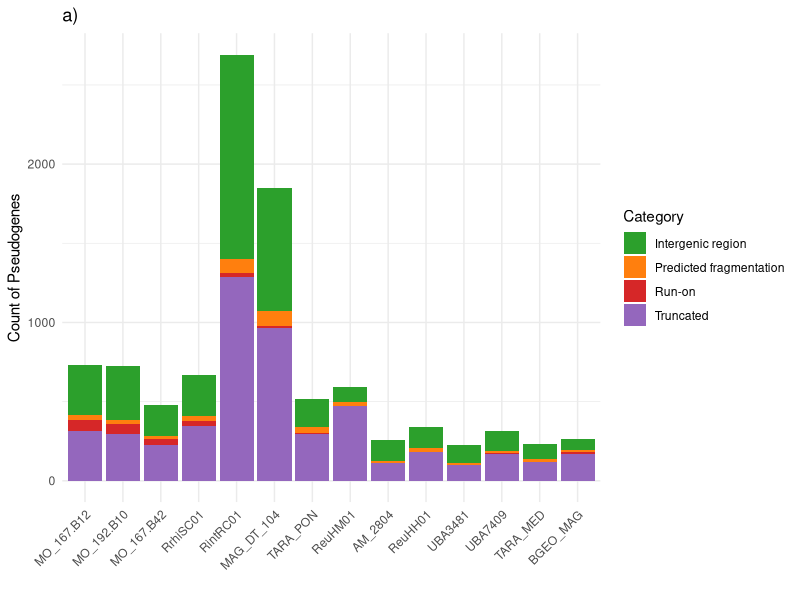
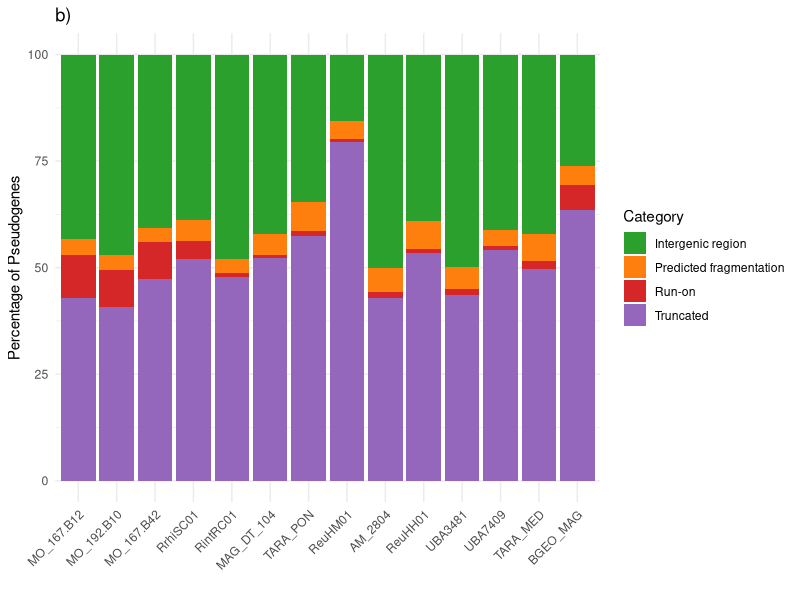

Here is the R script that generated these plots, in order: (Note: this script raises an error after producing the figures.)
## ---- chunk 1
library(ggplot2)
library(dplyr)
## ---- chunk 2

Pseudos <- read.delim("category_statistics.tsv", sep = "\t", header = TRUE)

# Create a named vector that maps long names to short names
name_map <- c(
  "GCA_030065255.1_ASM3006525v1_genomic.pseudofinder_pseudos.gff" = "MO_167.B42",
  "GCA_000613065.1_RintRC_1_genomic.pseudofinder_pseudos.gff" = "RintRC01",
  "TARA_PON_109_MAG_00086.pseudofinder_pseudos.gff" = "TARA_PON",
  "GCF_000350125.1_ASM35012v1_genomic.pseudofinder_pseudos.gff" = "ReuHM01",
  "TARA_MED_95_MAG_00146.pseudofinder_pseudos.gff" = "TARA_MED",
  "GCA_002377925.1_ASM237792v1_genomic.pseudofinder_pseudos.gff" = "UBA3481",
  "GCA_030065055.1_ASM3006505v1_genomic.pseudofinder_pseudos.gff" = "MO_192.B10",
  "GCA_013214565.1_ASM1321456v1_genomic.pseudofinder_pseudos.gff" = "MAG_DT_104",
  "GCF_000350105.1_ASM35010v1_genomic.pseudofinder_pseudos.gff" = "ReuHH01",
  "GCA_900299445.1_Richelia_intracellularis_AM_2804_genomic.pseudofinder_pseudos.gff" = "AM_2804",
  "GCA_030066045.1_ASM3006604v1_genomic.pseudofinder_pseudos.gff" = "MO_167.B12",
  "GCF_900185595.1_CalSC01_2013_genomic.pseudofinder_pseudos.gff" = "RrhiSC01",
  "BGEO_SAMN07136523_METAG_IKJKMCAK.pseudofinder_pseudos.gff" = "BGEO_MAG",
  "GCA_002470035.1_ASM247003v1_genomic.pseudofinder_pseudos.gff" = "UBA7409"
)

# Replace long names with short names using the map
Pseudos <- Pseudos %>%
  mutate(GFF_File = name_map[GFF_File])

# Define the desired order of genomes (reversed)
desired_order <- c("MO_167.B12", "MO_192.B10", "MO_167.B42", "RrhiSC01", 
                       "RintRC01", "MAG_DT_104", "TARA_PON", "ReuHM01", 
                       "AM_2804", "ReuHH01", "UBA3481", "UBA7409", 
                       "TARA_MED", "BGEO_MAG")

# Reorder the GFF_File column based on the desired order
Pseudos$GFF_File <- factor(Pseudos$GFF_File, levels = desired_order, ordered = TRUE)

# To arrange the whole dataframe according to this order
Pseudos <- Pseudos %>% arrange(GFF_File)


## ---- chunk 3
# Calculate the total count per genome to get percentages
data_summary <- Pseudos %>%
  group_by(GFF_File) %>%
  mutate(Total_Count = sum(Count),
         Percentage = Count / Total_Count * 100)

# Plot 1: Count of Pseudogenes by Category
plot1 <- ggplot(data_summary, aes(x = GFF_File, y = Count, fill = Category)) +
  geom_bar(stat = "identity") +
  labs(x = "", y = "Count of Pseudogenes", title = "a)") +
  theme_minimal() +
  theme(axis.text.x = element_text(angle = 45, hjust = 1)) +
  scale_fill_manual(values = c("Truncated" = "#9467bd", "Run-on" = "#d62728", 
                               "Intergenic region" = "#2ca02c", "Predicted fragmentation" = "#ff7f0e"))

# Plot 2: Percentage of Pseudogenes by Category
plot2 <- ggplot(data_summary, aes(x = GFF_File, y = Percentage, fill = Category)) +
  geom_bar(stat = "identity") +
  labs(x = "", y = "Percentage of Pseudogenes", title = "b)") +
  theme_minimal() +
  theme(axis.text.x = element_text(angle = 45, hjust = 1)) +
  scale_fill_manual(values = c("Truncated" = "#9467bd", "Run-on" = "#d62728", 
                               "Intergenic region" = "#2ca02c", "Predicted fragmentation" = "#ff7f0e"))


# Combine the plots
grid.arrange(plot1, plot2, ncol = 1)
## ---- chunk 4
# Combine the plots
combined_plot <- grid.arrange(plot1, plot2, ncol = 1)

# Save the combined plot to a PDF file
ggsave("Pseudogenes_Plots.pdf", combined_plot, width = 8, height = 10)
